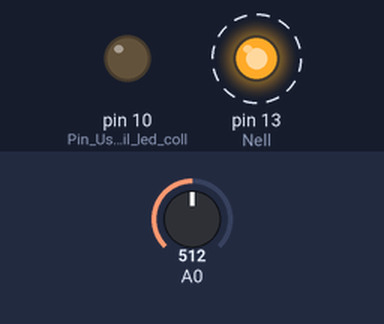
A sketch run on a simulated Arduino Uno, built with avr-gcc and run on an emulated ATmega328P. Shown: output pins drawn as LEDs (lit = HIGH). Dashed ring = blinking. Inputs (shaded band) come from the test bench; at power-on: A0 = 512. What the sketch prints to the serial monitor is not drawn.

Above: at 1.2 s.
1.3 s: A0 set to 410
3.5 s: A0 set to 388
At 5.8 s:
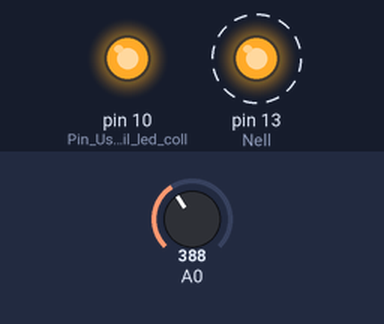
6.5 s: A0 set to 511
At 8.8 s:
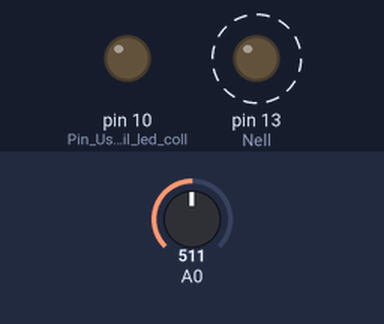
9.5 s: A0 set to 390
At 10.7 s:
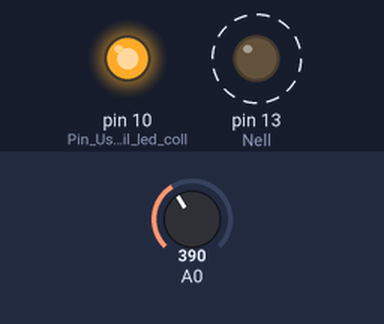
Timing chart, 0 to 13.5 s (numbered marks = the images above; inputs shaded):
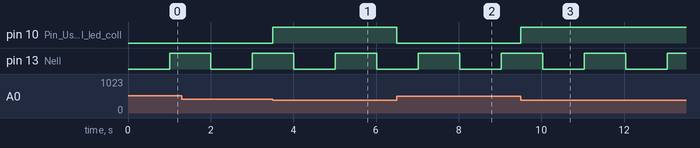

Measured:
- the behaviour switches between 400 and 399 on A0 (found by bisection; images 0 and 1)
- after the input at 3.5 s, pin 10 (Pin_Usato_per_il_led_coll): LOW → HIGH at once
- after the input at 6.5 s, pin 10 (Pin_Usato_per_il_led_coll): HIGH → LOW at once
- after the input at 9.5 s, pin 10 (Pin_Usato_per_il_led_coll): LOW → HIGH at once
- by itself, pin 13 (Nell): alternates HIGH for 1.0 s and LOW for 1.0 s

The sketch:

Blink_Avanzato.ino
```cpp
/***************************************************
 *    ESEMPIO GESTIONE AVANZATA DEL BLINK
 *
 *    Author: Stefano Capezzone
 *    Version: 1.0
 *    Corso Professionale di arduino Avanzato
 *
 */
// Utilizzo uno switch di compilazione per attivare o meno il debug sul serial terminal
#define DEBUG

int ledState = LOW;
unsigned long tempoAttuale;
unsigned long tempoPrecedente = 0;
const long interval = 1000;

void setup() {
  pinMode(LED_BUILTIN, OUTPUT); // Nell'attuale IDE Arduino è definita la MACRO LED_BUILTIN
  pinMode(10,OUTPUT); // Pin Usato per il led collegato al sensore

#ifdef DEBUG
  Serial.begin(9600);
#endif
}

void loop() {
  // prendo nota del tempo corrente
  tempoAttuale = millis();

// verifico se è trascorso l'intervallo di blink ed in caso cambio stato al led
  if (tempoAttuale - tempoPrecedente >= interval) {
    tempoPrecedente = tempoAttuale;
    ledState = !ledState;
    digitalWrite(LED_BUILTIN, ledState);
  }
  int val = analogRead(A0);
  if (val<400) digitalWrite(10,HIGH);
  else digitalWrite(10,LOW);

#ifdef DEBUG
  Serial.println(val);
#endif
}
```
